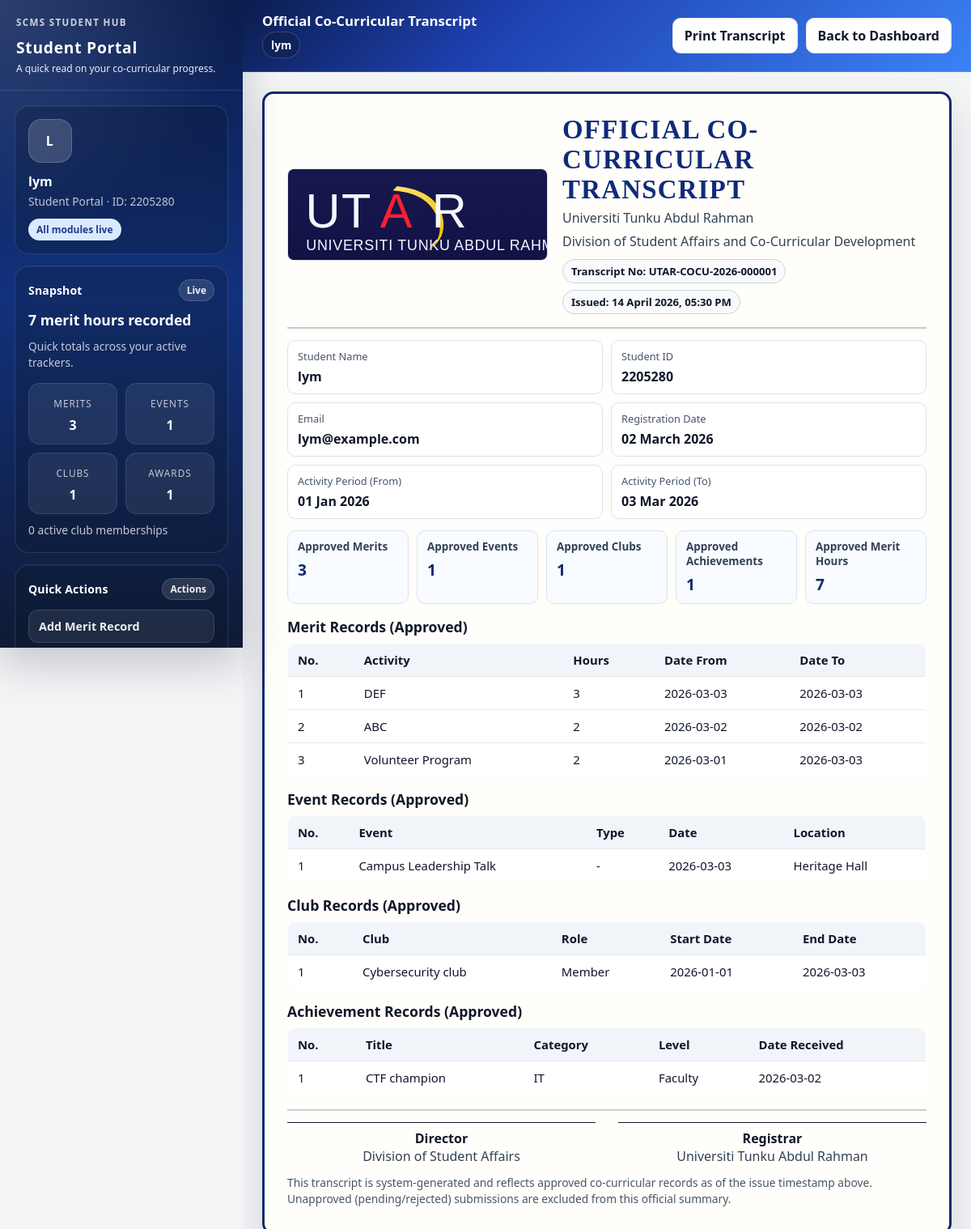
Page /public/index.php?url=dashboard/transcript (signed in) on the committed database.
### tables this page shows
CREATE TABLE `users` (
  `userID` int(11) NOT NULL,
  `student_id` varchar(20) NOT NULL,
  `name` varchar(100) NOT NULL,
  `email` varchar(100) NOT NULL,
  `passwordHash` varchar(255) NOT NULL,
  `isAdmin` tinyint(1) DEFAULT 0,
  `created_at` timestamp NOT NULL DEFAULT current_timestamp()
);

CREATE TABLE `merits` (
  `meritID` int(11) NOT NULL,
  `userID` int(11) NOT NULL,
  `activityName` varchar(150) NOT NULL,
  `hours` int(11) NOT NULL,
  `dateFrom` date DEFAULT NULL,
  `dateTo` date DEFAULT NULL,
  `status` enum('pending','approved','rejected') NOT NULL DEFAULT 'pending',
  `submitted_at` timestamp NOT NULL DEFAULT current_timestamp(),
  `reviewed_at` timestamp NULL DEFAULT NULL,
  `reviewed_by` int(11) DEFAULT NULL,
  `review_note` text DEFAULT NULL,
  `evidence_path` varchar(255) DEFAULT NULL,
  `appeal_note` text DEFAULT NULL,
  `appealed_at` datetime DEFAULT NULL,
  `resubmission_count` int(11) NOT NULL DEFAULT 0,
  `last_resubmitted_at` datetime DEFAULT NULL
);

CREATE TABLE `events` (
  `eventID` int(11) NOT NULL,
  `userID` int(11) NOT NULL,
  `eventTitle` varchar(150) NOT NULL,
  `eventType` varchar(50) DEFAULT NULL,
  `eventDate` date NOT NULL,
  `location` varchar(150) DEFAULT NULL,
  `description` text DEFAULT NULL,
  `reflection` text DEFAULT NULL,
  `created_at` timestamp NOT NULL DEFAULT current_timestamp(),
  `status` enum('pending','approved','rejected') NOT NULL DEFAULT 'pending',
  `submitted_at` timestamp NOT NULL DEFAULT current_timestamp(),
  `reviewed_at` timestamp NULL DEFAULT NULL,
  `reviewed_by` int(11) DEFAULT NULL,
  `review_note` text DEFAULT NULL,
  `evidence_path` varchar(255) DEFAULT NULL
);

CREATE TABLE `clubs` (
  `clubID` int(11) NOT NULL,
  `userID` int(11) NOT NULL,
  `clubName` varchar(150) NOT NULL,
  `role` varchar(100) DEFAULT NULL,
  `roleDescription` text DEFAULT NULL,
  `startDate` date DEFAULT NULL,
  `endDate` date DEFAULT NULL,
  `status` enum('pending','approved','rejected') NOT NULL DEFAULT 'pending',
  `submitted_at` timestamp NOT NULL DEFAULT current_timestamp(),
  `reviewed_at` timestamp NULL DEFAULT NULL,
  `reviewed_by` int(11) DEFAULT NULL,
  `review_note` text DEFAULT NULL,
  `evidence_path` varchar(255) DEFAULT NULL
);

CREATE TABLE `achievements` (
  `achievementID` int(11) NOT NULL,
  `userID` int(11) NOT NULL,
  `title` varchar(150) NOT NULL,
  `category` varchar(100) DEFAULT NULL,
  `achievementLevel` varchar(30) DEFAULT 'Faculty',
  `dateReceived` date DEFAULT NULL,
  `description` text DEFAULT NULL,
  `status` enum('pending','approved','rejected') NOT NULL DEFAULT 'pending',
  `submitted_at` timestamp NOT NULL DEFAULT current_timestamp(),
  `reviewed_at` timestamp NULL DEFAULT NULL,
  `reviewed_by` int(11) DEFAULT NULL,
  `review_note` text DEFAULT NULL,
  `evidence_path` varchar(255) DEFAULT NULL
);

### app/views/dashboard/transcript.php (the view, shortened to what the rows shown need)
<?php require "../app/views/layout/header.php"; ?>
<?php require "../app/views/layout/sidebar.php"; ?>
<?php
    $logoUrl = BASE_URL . 'assets/utar_logo.svg';
    $issuedLabel = date('d F Y, h:i A', strtotime((string) $issuedAt));
    $registrationDate = !empty($student['created_at']) && strtotime((string) $student['created_at']) !== false
        ? date('d F Y', strtotime((string) $student['created_at']))
        : '-';
    $periodFromLabel = ($activityPeriodFrom !== null && strtotime((string) $activityPeriodFrom) !== false)
        ? date('d M Y', strtotime((string) $activityPeriodFrom))
        : '-';
    $periodToLabel = ($activityPeriodTo !== null && strtotime((string) $activityPeriodTo) !== false)
        ? date('d M Y', strtotime((string) $activityPeriodTo))
        : '-';
?>
<div class="main">
    <div class="topbar">
        <div class="topbar-left">
            <div class="topbar-title">Official Co-Curricular Transcript</div>
            <div class="topbar-user-inline"><?= htmlspecialchars($_SESSION['user_name'] ?? '', ENT_QUOTES, 'UTF-8'); ?></div>
        </div>
        <div class="topbar-actions">
            <button class="btn btn-secondary" type="button" onclick="window.print()">Print Transcript</button>
            <a class="btn btn-secondary" href="index.php?url=dashboard/index">Back to Dashboard</a>
        </div>
    </div>
    <div class="content">
        <div class="content-inner transcript-stage">
            <article class="transcript-paper">
                <header class="transcript-head">
                    <img src="<?= htmlspecialchars($logoUrl, ENT_QUOTES, 'UTF-8') ?>" alt="UTAR Logo" class="transcript-logo">
                    <div class="transcript-title-wrap">
                        <h1>Official Co-Curricular Transcript</h1>
                        <p>Universiti Tunku Abdul Rahman</p>
                        <p>Division of Student Affairs and Co-Curricular Development</p>
                        <div class="transcript-badges">
                            <span class="transcript-chip">Transcript No: <?= htmlspecialchars($transcriptNumber, ENT_QUOTES, 'UTF-8') ?></span>
                            <span class="transcript-chip">Issued: <?= htmlspecialchars($issuedLabel, ENT_QUOTES, 'UTF-8') ?></span>
                        </div>
                    </div>
                </header>
                <section class="transcript-info">
                    <div class="transcript-info-card">
                        <p class="transcript-info-label">Student Name</p>
                        <p class="transcript-info-value"><?= htmlspecialchars($student['name'] ?? '-', ENT_QUOTES, 'UTF-8') ?></p>
                    </div>
                    <div class="transcript-info-card">
                        <p class="transcript-info-label">Student ID</p>
                        <p class="transcript-info-value"><?= htmlspecialchars($student['student_id'] ?? '-', ENT_QUOTES, 'UTF-8') ?></p>
                    </div>
                    <div class="transcript-info-card">
                        <p class="transcript-info-label">Email</p>
                        <p class="transcript-info-value"><?= htmlspecialchars($student['email'] ?? '-', ENT_QUOTES, 'UTF-8') ?></p>
                    </div>
                    <div class="transcript-info-card">
                        <p class="transcript-info-label">Registration Date</p>
                        <p class="transcript-info-value"><?= htmlspecialchars($registrationDate, ENT_QUOTES, 'UTF-8') ?></p>
                    </div>
                    <div class="transcript-info-card">
                        <p class="transcript-info-label">Activity Period (From)</p>
                        <p class="transcript-info-value"><?= htmlspecialchars($periodFromLabel, ENT_QUOTES, 'UTF-8') ?></p>
                    </div>
                    <div class="transcript-info-card">
                        <p class="transcript-info-label">Activity Period (To)</p>
                        <p class="transcript-info-value"><?= htmlspecialchars($periodToLabel, ENT_QUOTES, 'UTF-8') ?></p>
                    </div>
                </section>
                <section class="transcript-summary">
                    <div class="transcript-summary-card"><h3>Approved Merits</h3><p><?= (int) ($summary['merits'] ?? 0) ?></p></div>
                    <div class="transcript-summary-card"><h3>Approved Events</h3><p><?= (int) ($summary['events'] ?? 0) ?></p></div>
                    <div class="transcript-summary-card"><h3>Approved Clubs</h3><p><?= (int) ($summary['clubs'] ?? 0) ?></p></div>
                    <div class="transcript-summary-card"><h3>Approved Achievements</h3><p><?= (int) ($summary['achievements'] ?? 0) ?></p></div>
                    <div class="transcript-summary-card"><h3>Approved Merit Hours</h3><p><?= (int) round((float) ($summary['merit_hours'] ?? 0)) ?></p></div>
                </section>
                <section class="transcript-section">
                    <h2>Merit Records (Approved)</h2>
                    <table class="transcript-table">
                        <tr>
                            <th>No.</th>
                            <th>Activity</th>
                            <th>Hours</th>
                            <th>Date From</th>
                            <th>Date To</th>
                        </tr>
                        <?php if (empty($approvedMerits)): ?>
                            <tr><td colspan="5">No approved merit records.</td></tr>
                        <?php else: ?>
                            <?php foreach ($approvedMerits as $index => $row): ?>
                                <tr>
                                    <td><?= (int) ($index + 1) ?></td>
                                    <td><?= htmlspecialchars($row['activityName'] ?? '-', ENT_QUOTES, 'UTF-8') ?></td>
                                    <td><?= htmlspecialchars((string) ($row['hours'] ?? '-'), ENT_QUOTES, 'UTF-8') ?></td>
                                    <td><?= htmlspecialchars(($row['dateFrom'] ?? '') !== '' ? (string) $row['dateFrom'] : '-', ENT_QUOTES, 'UTF-8') ?></td>
                                    <td><?= htmlspecialchars(($row['dateTo'] ?? '') !== '' ? (string) $row['dateTo'] : '-', ENT_QUOTES, 'UTF-8') ?></td>
                                </tr>
                            <?php endforeach; ?>
                        <?php endif; ?>
                    </table>
                </section>
                <section class="transcript-section">
                    <h2>Event Records (Approved)</h2>
                    <table class="transcript-table">
                        <tr>
                            <th>No.</th>
                            <th>Event</th>
                            <th>Type</th>
                            <th>Date</th>
                            <th>Location</th>
                        </tr>
                        <?php if (empty($approvedEvents)): ?>
                            <tr><td colspan="5">No approved event records.</td></tr>
                        <?php else: ?>
                            <?php foreach ($approvedEvents as $index => $row): ?>
                                <tr>
                                    <td><?= (int) ($index + 1) ?></td>
                                    <td><?= htmlspecialchars($row['eventTitle'] ?? '-', ENT_QUOTES, 'UTF-8') ?></td>
                                    <td><?= htmlspecialchars($row['eventType'] ?? '-', ENT_QUOTES, 'UTF-8') ?></td>
                                    <td><?= htmlspecialchars(($row['eventDate'] ?? '') !== '' ? (string) $row['eventDate'] : '-', ENT_QUOTES, 'UTF-8') ?></td>
                                    <td><?= htmlspecialchars($row['location'] ?? '-', ENT_QUOTES, 'UTF-8') ?></td>
                                </tr>
                            <?php endforeach; ?>
                        <?php endif; ?>
                    </table>
                </section>
                <section class="transcript-section">
                    <h2>Club Records (Approved)</h2>
                    <table class="transcript-table">
                        <tr>
                            <th>No.</th>
                            <th>Club</th>
                            <th>Role</th>
                            <th>Start Date</th>
                            <th>End Date</th>
                        </tr>
                        <?php if (empty($approvedClubs)): ?>
                            <tr><td colspan="5">No approved club records.</td></tr>
                        <?php else: ?>
                            <?php foreach ($approvedClubs as $index => $row): ?>
                                <tr>
                                    <td><?= (int) ($index + 1) ?></td>
                                    <td><?= htmlspecialchars($row['clubName'] ?? '-', ENT_QUOTES, 'UTF-8') ?></td>
                                    <td><?= htmlspecialchars($row['role'] ?? '-', ENT_QUOTES, 'UTF-8') ?></td>
                                    <td><?= htmlspecialchars(($row['startDate'] ?? '') !== '' ? (string) $row['startDate'] : '-', ENT_QUOTES, 'UTF-8') ?></td>
                                    <td><?= htmlspecialchars(($row['endDate'] ?? '') !== '' ? (string) $row['endDate'] : 'Present', ENT_QUOTES, 'UTF-8') ?></td>
                                </tr>
                            <?php endforeach; ?>
                        <?php endif; ?>
                    </table>
                </section>
                <section class="transcript-section">
                    <h2>Achievement Records (Approved)</h2>
                    <table class="transcript-table">
                        <tr>
                            <th>No.</th>
                            <th>Title</th>
                            <th>Category</th>
                            <th>Level</th>
                            <th>Date Received</th>
                        </tr>
                        <?php if (empty($approvedAchievements)): ?>
                            <tr><td colspan="5">No approved achievement records.</td></tr>
                        <?php else: ?>
                            <?php foreach ($approvedAchievements as $index => $row): ?>
                                <tr>
                                    <td><?= (int) ($index + 1) ?></td>
                                    <td><?= htmlspecialchars($row['title'] ?? '-', ENT_QUOTES, 'UTF-8') ?></td>
                                    <td><?= htmlspecialchars($row['category'] ?? '-', ENT_QUOTES, 'UTF-8') ?></td>
                                    <td><?= htmlspecialchars($row['achievementLevel'] ?? '-', ENT_QUOTES, 'UTF-8') ?></td>
                                    <td><?= htmlspecialchars(($row['dateReceived'] ?? '') !== '' ? (string) $row['dateReceived'] : '-', ENT_QUOTES, 'UTF-8') ?></td>
                                </tr>
                            <?php endforeach; ?>
                        <?php endif; ?>
                    </table>
                </section>
                <section class="transcript-footer">
                    <div class="transcript-sign-box">
                        <div class="transcript-sign-line"></div>
                        <strong>Director</strong>
                        <div class="muted">Division of Student Affairs</div>
                    </div>
                    <div class="transcript-sign-box">
                        <div class="transcript-sign-line"></div>
                        <strong>Registrar</strong>
                        <div class="muted">Universiti Tunku Abdul Rahman</div>
                    </div>
                </section>
                <div class="transcript-note">
                    This transcript is system-generated and reflects approved co-curricular records as of the issue timestamp above.
                    Unapproved (pending/rejected) submissions are excluded from this official summary.
                </div>
            </article>
        </div>
    </div>
</div>
<?php require "../app/views/layout/footer.php"; ?>

### rows in the picture
users: name "lym", student "2205280", email "lym@example.com", created_at "02 March 2026"
merits: activityName "DEF", hours "3", dateFrom "2026-03-03", dateTo "2026-03-03"
merits: activityName "ABC", hours "2", dateFrom "2026-03-02", dateTo "2026-03-02"
merits: activityName "Volunteer Program", hours "2", dateFrom "2026-03-01", dateTo "2026-03-03"
events: eventTitle "Campus Leadership Talk", eventType "-", eventDate "2026-03-03", location "Heritage Hall"
clubs: clubName "Cybersecurity club", role "Member", startDate "2026-01-01", endDate "2026-03-03"
achievements: title "CTF champion", category "IT", achievementLevel "Faculty", dateReceived "2026-03-02"

### other values in the picture
$userInitials "L"
$userName "lym"
$studentId "2205280"
$meritHours "7"
$meritCount "3"
$eventCount "1"
$clubCount "1"
$achievementCount "1"
$activeClubCount "0"
$_SESSION['user_name'] "lym"
$transcriptNumber "UTAR-COCU-2026-000001"
$issuedLabel "14 April 2026, 05:30 PM"
$periodFromLabel "01 Jan 2026"
$periodToLabel "03 Mar 2026"
$summary['merits'] "3"
